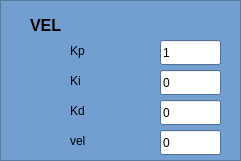
  <widget class="QFrame" name="vel_frame">
   <property name="geometry">
    <rect>
     <x>850</x>
     <y>500</y>
     <width>241</width>
     <height>161</height>
    </rect>
   </property>
   <property name="palette">
    <palette>
     <active>
      <colorrole role="WindowText">
       <brush brushstyle="SolidPattern">
        <color alpha="255">
         <red>0</red>
         <green>0</green>
         <blue>0</blue>
        </color>
       </brush>
      </colorrole>
      <colorrole role="Button">
       <brush brushstyle="SolidPattern">
        <color alpha="255">
         <red>114</red>
         <green>159</green>
         <blue>207</blue>
        </color>
       </brush>
      </colorrole>
      <colorrole role="Light">
       <brush brushstyle="SolidPattern">
        <color alpha="255">
         <red>196</red>
         <green>225</green>
         <blue>255</blue>
        </color>
       </brush>
      </colorrole>
      <colorrole role="Midlight">
       <brush brushstyle="SolidPattern">
        <color alpha="255">
         <red>155</red>
         <green>192</green>
         <blue>231</blue>
        </color>
       </brush>
      </colorrole>
      <colorrole role="Dark">
       <brush brushstyle="SolidPattern">
        <color alpha="255">
         <red>57</red>
         <green>79</green>
         <blue>103</blue>
        </color>
       </brush>
      </colorrole>
      <colorrole role="Mid">
       <brush brushstyle="SolidPattern">
        <color alpha="255">
         <red>76</red>
         <green>106</green>
         <blue>138</blue>
        </color>
       </brush>
      </colorrole>
      <colorrole role="Text">
       <brush brushstyle="SolidPattern">
        <color alpha="255">
         <red>0</red>
         <green>0</green>
         <blue>0</blue>
        </color>
       </brush>
      </colorrole>
      <colorrole role="BrightText">
       <brush brushstyle="SolidPattern">
        <color alpha="255">
         <red>255</red>
         <green>255</green>
         <blue>255</blue>
        </color>
       </brush>
      </colorrole>
      <colorrole role="ButtonText">
       <brush brushstyle="SolidPattern">
        <color alpha="255">
         <red>0</red>
         <green>0</green>
         <blue>0</blue>
        </color>
       </brush>
      </colorrole>
      <colorrole role="Base">
       <brush brushstyle="SolidPattern">
        <color alpha="255">
         <red>255</red>
         <green>255</green>
         <blue>255</blue>
        </color>
       </brush>
      </colorrole>
      <colorrole role="Window">
       <brush brushstyle="SolidPattern">
        <color alpha="255">
         <red>114</red>
         <green>159</green>
         <blue>207</blue>
        </color>
       </brush>
      </colorrole>
      <colorrole role="Shadow">
       <brush brushstyle="SolidPattern">
        <color alpha="255">
         <red>0</red>
         <green>0</green>
         <blue>0</blue>
        </color>
       </brush>
      </colorrole>
      <colorrole role="AlternateBase">
       <brush brushstyle="SolidPattern">
        <color alpha="255">
         <red>184</red>
         <green>207</green>
         <blue>231</blue>
        </color>
       </brush>
      </colorrole>
      <colorrole role="ToolTipBase">
       <brush brushstyle="SolidPattern">
        <color alpha="255">
         <red>255</red>
         <green>255</green>
         <blue>220</blue>
        </color>
       </brush>
      </colorrole>
      <colorrole role="ToolTipText">
       <brush brushstyle="SolidPattern">
        <color alpha="255">
         <red>0</red>
         <green>0</green>
         <blue>0</blue>
        </color>
       </brush>
      </colorrole>
     </active>
     <inactive>
      <colorrole role="WindowText">
       <brush brushstyle="SolidPattern">
        <color alpha="255">
         <red>0</red>
         <green>0</green>
         <blue>0</blue>
        </color>
       </brush>
      </colorrole>
      <colorrole role="Button">
       <brush brushstyle="SolidPattern">
        <color alpha="255">
         <red>114</red>
         <green>159</green>
         <blue>207</blue>
        </color>
       </brush>
      </colorrole>
      <colorrole role="Light">
       <brush brushstyle="SolidPattern">
        <color alpha="255">
         <red>196</red>
         <green>225</green>
         <blue>255</blue>
        </color>
       </brush>
      </colorrole>
      <colorrole role="Midlight">
       <brush brushstyle="SolidPattern">
        <color alpha="255">
         <red>155</red>
         <green>192</green>
         <blue>231</blue>
        </color>
       </brush>
      </colorrole>
      <colorrole role="Dark">
       <brush brushstyle="SolidPattern">
        <color alpha="255">
         <red>57</red>
         <green>79</green>
         <blue>103</blue>
        </color>
       </brush>
      </colorrole>
      <colorrole role="Mid">
       <brush brushstyle="SolidPattern">
        <color alpha="255">
         <red>76</red>
         <green>106</green>
         <blue>138</blue>
        </color>
       </brush>
      </colorrole>
      <colorrole role="Text">
       <brush brushstyle="SolidPattern">
        <color alpha="255">
         <red>0</red>
         <green>0</green>
         <blue>0</blue>
        </color>
       </brush>
      </colorrole>
      <colorrole role="BrightText">
       <brush brushstyle="SolidPattern">
        <color alpha="255">
         <red>255</red>
         <green>255</green>
         <blue>255</blue>
        </color>
       </brush>
      </colorrole>
      <colorrole role="ButtonText">
       <brush brushstyle="SolidPattern">
        <color alpha="255">
         <red>0</red>
         <green>0</green>
         <blue>0</blue>
        </color>
       </brush>
      </colorrole>
      <colorrole role="Base">
       <brush brushstyle="SolidPattern">
        <color alpha="255">
         <red>255</red>
         <green>255</green>
         <blue>255</blue>
        </color>
       </brush>
      </colorrole>
      <colorrole role="Window">
       <brush brushstyle="SolidPattern">
        <color alpha="255">
         <red>114</red>
         <green>159</green>
         <blue>207</blue>
        </color>
       </brush>
      </colorrole>
      <colorrole role="Shadow">
       <brush brushstyle="SolidPattern">
        <color alpha="255">
         <red>0</red>
         <green>0</green>
         <blue>0</blue>
        </color>
       </brush>
      </colorrole>
      <colorrole role="AlternateBase">
       <brush brushstyle="SolidPattern">
        <color alpha="255">
         <red>184</red>
         <green>207</green>
         <blue>231</blue>
        </color>
       </brush>
      </colorrole>
      <colorrole role="ToolTipBase">
       <brush brushstyle="SolidPattern">
        <color alpha="255">
         <red>255</red>
         <green>255</green>
         <blue>220</blue>
        </color>
       </brush>
      </colorrole>
      <colorrole role="ToolTipText">
       <brush brushstyle="SolidPattern">
        <color alpha="255">
         <red>0</red>
         <green>0</green>
         <blue>0</blue>
        </color>
       </brush>
      </colorrole>
     </inactive>
     <disabled>
      <colorrole role="WindowText">
       <brush brushstyle="SolidPattern">
        <color alpha="255">
         <red>57</red>
         <green>79</green>
         <blue>103</blue>
        </color>
       </brush>
      </colorrole>
      <colorrole role="Button">
       <brush brushstyle="SolidPattern">
        <color alpha="255">
         <red>114</red>
         <green>159</green>
         <blue>207</blue>
        </color>
       </brush>
      </colorrole>
      <colorrole role="Light">
       <brush brushstyle="SolidPattern">
        <color alpha="255">
         <red>196</red>
         <green>225</green>
         <blue>255</blue>
        </color>
       </brush>
      </colorrole>
      <colorrole role="Midlight">
       <brush brushstyle="SolidPattern">
        <color alpha="255">
         <red>155</red>
         <green>192</green>
         <blue>231</blue>
        </color>
       </brush>
      </colorrole>
      <colorrole role="Dark">
       <brush brushstyle="SolidPattern">
        <color alpha="255">
         <red>57</red>
         <green>79</green>
         <blue>103</blue>
        </color>
       </brush>
      </colorrole>
      <colorrole role="Mid">
       <brush brushstyle="SolidPattern">
        <color alpha="255">
         <red>76</red>
         <green>106</green>
         <blue>138</blue>
        </color>
       </brush>
      </colorrole>
      <colorrole role="Text">
       <brush brushstyle="SolidPattern">
        <color alpha="255">
         <red>57</red>
         <green>79</green>
         <blue>103</blue>
        </color>
       </brush>
      </colorrole>
      <colorrole role="BrightText">
       <brush brushstyle="SolidPattern">
        <color alpha="255">
         <red>255</red>
         <green>255</green>
         <blue>255</blue>
        </color>
       </brush>
      </colorrole>
      <colorrole role="ButtonText">
       <brush brushstyle="SolidPattern">
        <color alpha="255">
         <red>57</red>
         <green>79</green>
         <blue>103</blue>
        </color>
       </brush>
      </colorrole>
      <colorrole role="Base">
       <brush brushstyle="SolidPattern">
        <color alpha="255">
         <red>114</red>
         <green>159</green>
         <blue>207</blue>
        </color>
       </brush>
      </colorrole>
      <colorrole role="Window">
       <brush brushstyle="SolidPattern">
        <color alpha="255">
         <red>114</red>
         <green>159</green>
         <blue>207</blue>
        </color>
       </brush>
      </colorrole>
      <colorrole role="Shadow">
       <brush brushstyle="SolidPattern">
        <color alpha="255">
         <red>0</red>
         <green>0</green>
         <blue>0</blue>
        </color>
       </brush>
      </colorrole>
      <colorrole role="AlternateBase">
       <brush brushstyle="SolidPattern">
        <color alpha="255">
         <red>114</red>
         <green>159</green>
         <blue>207</blue>
        </color>
       </brush>
      </colorrole>
      <colorrole role="ToolTipBase">
       <brush brushstyle="SolidPattern">
        <color alpha="255">
         <red>255</red>
         <green>255</green>
         <blue>220</blue>
        </color>
       </brush>
      </colorrole>
      <colorrole role="ToolTipText">
       <brush brushstyle="SolidPattern">
        <color alpha="255">
         <red>0</red>
         <green>0</green>
         <blue>0</blue>
        </color>
       </brush>
      </colorrole>
     </disabled>
    </palette>
   </property>
   <property name="font">
    <font>
     <kerning>false</kerning>
    </font>
   </property>
   <property name="frameShape">
    <enum>QFrame::StyledPanel</enum>
   </property>
   <property name="frameShadow">
    <enum>QFrame::Raised</enum>
   </property>
   <widget class="QLabel" name="label_6">
    <property name="geometry">
     <rect>
      <x>30</x>
      <y>10</y>
      <width>41</width>
      <height>31</height>
     </rect>
    </property>
    <property name="font">
     <font>
      <pointsize>12</pointsize>
      <weight>75</weight>
      <italic>false</italic>
      <bold>true</bold>
     </font>
    </property>
    <property name="text">
     <string>VEL</string>
    </property>
   </widget>
   <widget class="QLineEdit" name="Kp_vel">
    <property name="geometry">
     <rect>
      <x>160</x>
      <y>40</y>
      <width>61</width>
      <height>25</height>
     </rect>
    </property>
    <property name="text">
     <string>1</string>
    </property>
   </widget>
   <widget class="QLabel" name="label_7">
    <property name="geometry">
     <rect>
      <x>70</x>
      <y>40</y>
      <width>41</width>
      <height>21</height>
     </rect>
    </property>
    <property name="text">
     <string>Kp</string>
    </property>
   </widget>
   <widget class="QLabel" name="label_8">
    <property name="geometry">
     <rect>
      <x>70</x>
      <y>70</y>
      <width>31</width>
      <height>21</height>
     </rect>
    </property>
    <property name="text">
     <string>Ki</string>
    </property>
   </widget>
   <widget class="QLineEdit" name="Ki_vel">
    <property name="geometry">
     <rect>
      <x>160</x>
      <y>70</y>
      <width>61</width>
      <height>25</height>
     </rect>
    </property>
    <property name="text">
     <string>0</string>
    </property>
   </widget>
   <widget class="QLineEdit" name="Kd_vel">
    <property name="geometry">
     <rect>
      <x>160</x>
      <y>100</y>
      <width>61</width>
      <height>25</height>
     </rect>
    </property>
    <property name="text">
     <string>0</string>
    </property>
   </widget>
   <widget class="QLabel" name="label_9">
    <property name="geometry">
     <rect>
      <x>70</x>
      <y>100</y>
      <width>41</width>
      <height>21</height>
     </rect>
    </property>
    <property name="text">
     <string>Kd</string>
    </property>
   </widget>
   <widget class="QLineEdit" name="setpoint_vel">
    <property name="geometry">
     <rect>
      <x>160</x>
      <y>130</y>
      <width>61</width>
      <height>25</height>
     </rect>
    </property>
    <property name="text">
     <string>0</string>
    </property>
   </widget>
   <widget class="QLabel" name="label_16">
    <property name="geometry">
     <rect>
      <x>70</x>
      <y>130</y>
      <width>31</width>
      <height>21</height>
     </rect>
    </property>
    <property name="text">
     <string>vel</string>
    </property>
   </widget>
  </widget>
